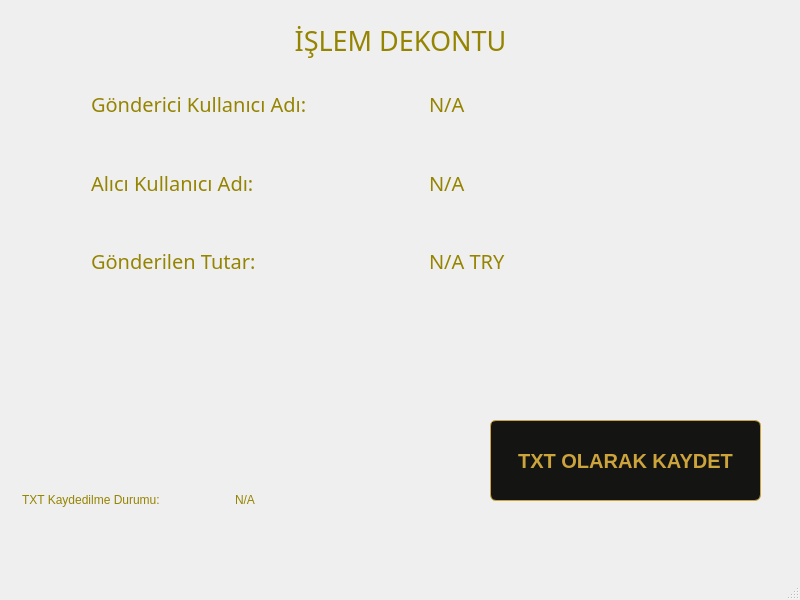
<?xml version="1.0" encoding="UTF-8"?>
<ui version="4.0">
 <class>DekontServisi</class>
 <widget class="QMainWindow" name="DekontServisi">
  <property name="geometry">
   <rect>
    <x>0</x>
    <y>0</y>
    <width>800</width>
    <height>600</height>
   </rect>
  </property>
  <property name="font">
   <font>
    <pointsize>20</pointsize>
   </font>
  </property>
  <property name="windowTitle">
   <string>DekontServisi</string>
  </property>
  <property name="styleSheet">
   <string notr="true">/* Ana Kart Arka Planı */
QFrame#receiptCard {
    background-color: #0d0d0c;
    border: 1px solid rgba(204, 164, 59, 40); /* #cca43b altın renginin transparan hali */
    border-radius: 12px;
}

/* Üst ve Yan Başlıklar */
QLabel {
    color: #958400;
    font-family: &quot;Bahnschrift&quot;, &quot;Arial&quot;;
}

QLabel#titleLabel {
    color: #cca43b;
    font-weight: bold;
    font-size: 11px;
    letter-spacing: 1px;
}

QLabel#subTitleLabel {
    color: #555555;
    font-size: 9px;
}

/* Tutar Paneli */
QFrame#amountBox {
    background-color: #141412;
    border: 1px solid #1a1a1a;
    border-radius: 8px;
}

QLabel#amountLabel {
    color: #cca43b;
    font-size: 26px;
    font-weight: 800;
}

/* Detay Satırlarındaki Sol Sabit Yazılar */
QLabel.detailProp {
    color: #888888;
    font-size: 12px;
}

/* Detay Satırlarındaki Sağ Değer Yazıları */
QLabel.detailValue {
    color: #f0f0f0;
    font-size: 12px;
    font-weight: 600;
}

/* Yatay Ayırıcı Çizgiler */
QFrame[frameShape=&quot;HLine&quot;] {
    background-color: #1a1a1a;
    height: 1px;
    border: none;
}</string>
  </property>
  <widget class="QWidget" name="centralwidget">
   <widget class="QLabel" name="label">
    <property name="geometry">
     <rect>
      <x>0</x>
      <y>0</y>
      <width>801</width>
      <height>81</height>
     </rect>
    </property>
    <property name="palette">
     <palette>
      <active>
       <colorrole role="WindowText">
        <brush brushstyle="SolidPattern">
         <color alpha="255">
          <red>149</red>
          <green>132</green>
          <blue>0</blue>
         </color>
        </brush>
       </colorrole>
       <colorrole role="Text">
        <brush brushstyle="SolidPattern">
         <color alpha="255">
          <red>149</red>
          <green>132</green>
          <blue>0</blue>
         </color>
        </brush>
       </colorrole>
       <colorrole role="ButtonText">
        <brush brushstyle="SolidPattern">
         <color alpha="255">
          <red>149</red>
          <green>132</green>
          <blue>0</blue>
         </color>
        </brush>
       </colorrole>
       <colorrole role="PlaceholderText">
        <brush brushstyle="SolidPattern">
         <color alpha="128">
          <red>149</red>
          <green>132</green>
          <blue>0</blue>
         </color>
        </brush>
       </colorrole>
      </active>
      <inactive>
       <colorrole role="WindowText">
        <brush brushstyle="SolidPattern">
         <color alpha="255">
          <red>149</red>
          <green>132</green>
          <blue>0</blue>
         </color>
        </brush>
       </colorrole>
       <colorrole role="Text">
        <brush brushstyle="SolidPattern">
         <color alpha="255">
          <red>149</red>
          <green>132</green>
          <blue>0</blue>
         </color>
        </brush>
       </colorrole>
       <colorrole role="ButtonText">
        <brush brushstyle="SolidPattern">
         <color alpha="255">
          <red>149</red>
          <green>132</green>
          <blue>0</blue>
         </color>
        </brush>
       </colorrole>
       <colorrole role="PlaceholderText">
        <brush brushstyle="SolidPattern">
         <color alpha="128">
          <red>149</red>
          <green>132</green>
          <blue>0</blue>
         </color>
        </brush>
       </colorrole>
      </inactive>
      <disabled>
       <colorrole role="WindowText">
        <brush brushstyle="SolidPattern">
         <color alpha="255">
          <red>149</red>
          <green>132</green>
          <blue>0</blue>
         </color>
        </brush>
       </colorrole>
       <colorrole role="Text">
        <brush brushstyle="SolidPattern">
         <color alpha="255">
          <red>149</red>
          <green>132</green>
          <blue>0</blue>
         </color>
        </brush>
       </colorrole>
       <colorrole role="ButtonText">
        <brush brushstyle="SolidPattern">
         <color alpha="255">
          <red>149</red>
          <green>132</green>
          <blue>0</blue>
         </color>
        </brush>
       </colorrole>
       <colorrole role="PlaceholderText">
        <brush brushstyle="SolidPattern">
         <color alpha="128">
          <red>149</red>
          <green>132</green>
          <blue>0</blue>
         </color>
        </brush>
       </colorrole>
      </disabled>
     </palette>
    </property>
    <property name="font">
     <font>
      <family>Bahnschrift</family>
      <pointsize>20</pointsize>
     </font>
    </property>
    <property name="text">
     <string>İŞLEM DEKONTU</string>
    </property>
    <property name="alignment">
     <set>Qt::AlignmentFlag::AlignCenter</set>
    </property>
   </widget>
   <widget class="QLabel" name="label_3">
    <property name="geometry">
     <rect>
      <x>91</x>
      <y>170</y>
      <width>198</width>
      <height>25</height>
     </rect>
    </property>
    <property name="font">
     <font>
      <family>Bahnschrift</family>
      <pointsize>15</pointsize>
     </font>
    </property>
    <property name="text">
     <string>Alıcı Kullanıcı Adı:</string>
    </property>
   </widget>
   <widget class="QLabel" name="label_4">
    <property name="geometry">
     <rect>
      <x>91</x>
      <y>248</y>
      <width>190</width>
      <height>25</height>
     </rect>
    </property>
    <property name="font">
     <font>
      <family>Bahnschrift</family>
      <pointsize>15</pointsize>
     </font>
    </property>
    <property name="text">
     <string>Gönderilen Tutar:</string>
    </property>
   </widget>
   <widget class="QLabel" name="Alici_KA">
    <property name="geometry">
     <rect>
      <x>429</x>
      <y>170</y>
      <width>341</width>
      <height>25</height>
     </rect>
    </property>
    <property name="font">
     <font>
      <family>Bahnschrift</family>
      <pointsize>15</pointsize>
     </font>
    </property>
    <property name="text">
     <string>N/A</string>
    </property>
   </widget>
   <widget class="QLabel" name="Tutar">
    <property name="geometry">
     <rect>
      <x>429</x>
      <y>248</y>
      <width>321</width>
      <height>25</height>
     </rect>
    </property>
    <property name="font">
     <font>
      <family>Bahnschrift</family>
      <pointsize>15</pointsize>
     </font>
    </property>
    <property name="text">
     <string>N/A TRY</string>
    </property>
   </widget>
   <widget class="QPushButton" name="btn_TXTolarakkaydet">
    <property name="geometry">
     <rect>
      <x>490</x>
      <y>420</y>
      <width>271</width>
      <height>81</height>
     </rect>
    </property>
    <property name="styleSheet">
     <string notr="true">QPushButton {
    background-color: #141412;
    color: #cca43b;
    border: 1px solid #cca43b;
    border-radius: 6px;
    padding: 8px 16px;
    font-family: &quot;Bahnschrift&quot;, Arial;
    font-size: 20px;
    font-weight: bold;
}

/* Fare üzerine geldiğinde */
QPushButton:hover {
    background-color: #cca43b;
    color: #0d0d0c;
}

/* Butona tıklandığında */
QPushButton:pressed {
    background-color: #b38f32;
    border-color: #b38f32;
    color: #0d0d0c;
}


/* Fare üzerine geldiğinde altın sarısına döner */
QPushButton:hover {
    color: #cca43b;
    border-color: #cca43b;
    background-color: rgba(204, 164, 59, 10); /* Hafif sarımsı transparan arka plan */
}

QPushButton:pressed {
    background-color: rgba(204, 164, 59, 25);
}</string>
    </property>
    <property name="text">
     <string>TXT OLARAK KAYDET</string>
    </property>
   </widget>
   <widget class="QLabel" name="label_2">
    <property name="geometry">
     <rect>
      <x>22</x>
      <y>492</y>
      <width>191</width>
      <height>16</height>
     </rect>
    </property>
    <property name="text">
     <string>TXT Kaydedilme Durumu:</string>
    </property>
   </widget>
   <widget class="QLabel" name="durum">
    <property name="geometry">
     <rect>
      <x>235</x>
      <y>492</y>
      <width>161</width>
      <height>16</height>
     </rect>
    </property>
    <property name="text">
     <string>N/A</string>
    </property>
   </widget>
   <widget class="QLabel" name="label_6">
    <property name="geometry">
     <rect>
      <x>91</x>
      <y>91</y>
      <width>257</width>
      <height>25</height>
     </rect>
    </property>
    <property name="font">
     <font>
      <family>Bahnschrift</family>
      <pointsize>15</pointsize>
     </font>
    </property>
    <property name="text">
     <string>Gönderici Kullanıcı Adı:</string>
    </property>
   </widget>
   <widget class="QLabel" name="Gonderici_KA">
    <property name="geometry">
     <rect>
      <x>429</x>
      <y>91</y>
      <width>311</width>
      <height>25</height>
     </rect>
    </property>
    <property name="font">
     <font>
      <family>Bahnschrift</family>
      <pointsize>15</pointsize>
     </font>
    </property>
    <property name="text">
     <string>N/A</string>
    </property>
   </widget>
  </widget>
  <widget class="QMenuBar" name="menubar">
   <property name="geometry">
    <rect>
     <x>0</x>
     <y>0</y>
     <width>800</width>
     <height>25</height>
    </rect>
   </property>
  </widget>
  <widget class="QStatusBar" name="statusbar"/>
 </widget>
 <resources/>
 <connections/>
</ui>
